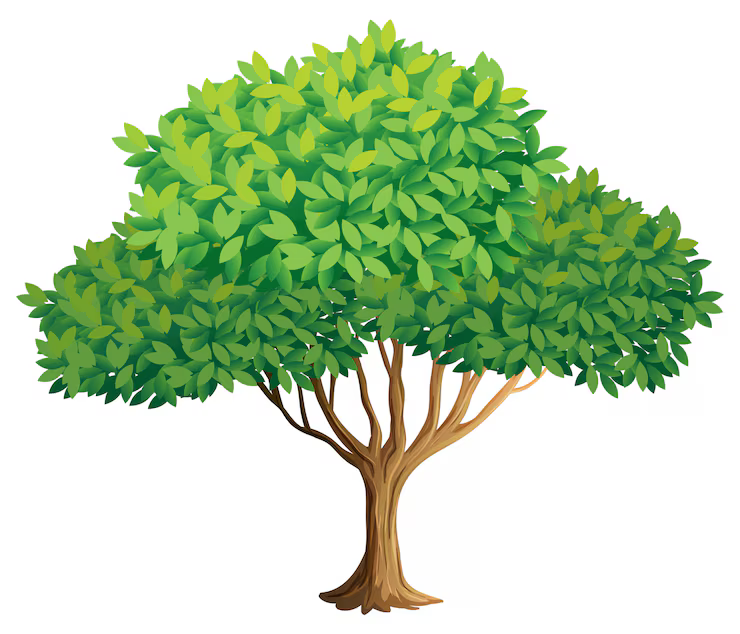
#> input picture DS&AI/SEM-2/CVT/tree_1308-36471.png, 740 x 634 px
$ jupyter execute --allow-errors color-image-processing.ipynb
#> lines starting #> are read from the running program, lines starting #| are printed output that depends on the picture
[cell 1]
import cv2
import matplotlib.pyplot as plt
import numpy as np

[cell 2]
# Display all images in subplots
fig, axes = plt.subplots(2, 2, figsize=(12, 10))

# Original grayscale
#> (the rest of this cell did not finish here and is left out)

# Full color Image processing

[cell 3]
img = cv2.imread('./tree_1308-36471.png')
#> img is the input picture: shape (634, 740, 3); mean B, G, R 178.3, 213, 189.4
img = cv2.cvtColor(img, cv2.COLOR_BGR2RGB)

# Split into RGB channels
r, g, b = cv2.split(img)
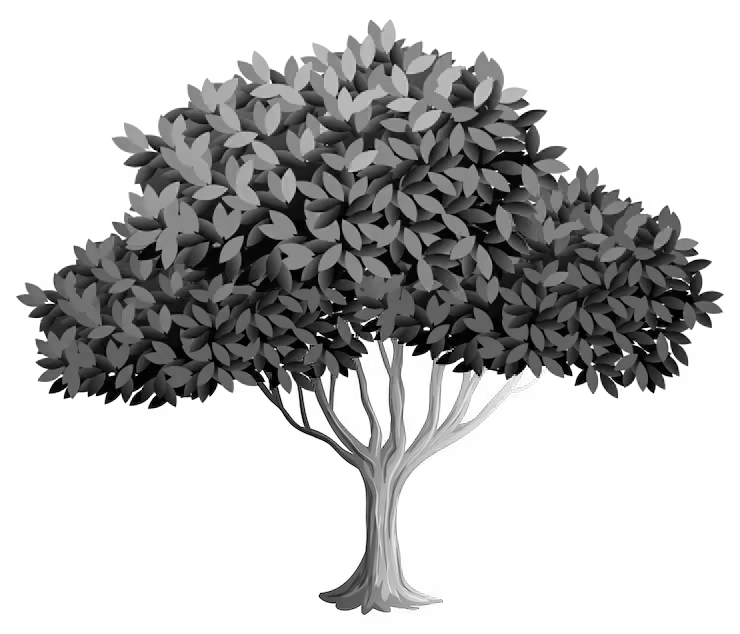
#> r: shape (634, 740); min 0, max 255, mean 189.4
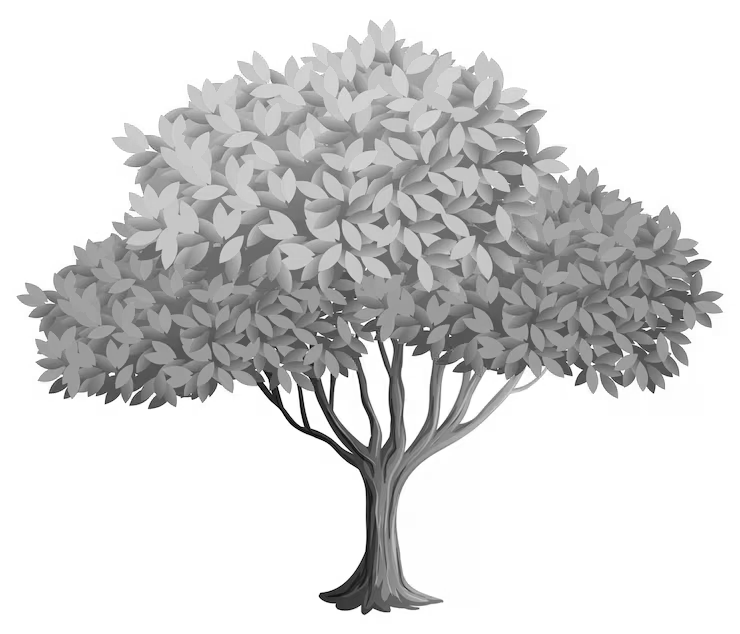
#> g: shape (634, 740); min 0, max 255, mean 213
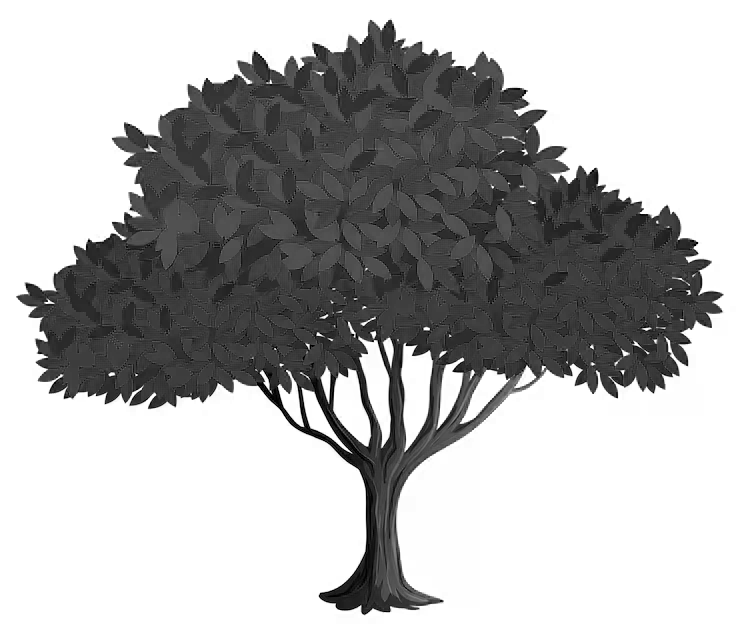
#> b: shape (634, 740); min 0, max 255, mean 178.3

# Create 2x2 subplot
fig, axes = plt.subplots(2, 2, figsize=(12, 10))

# Original color image
axes[0, 0].imshow(img)
axes[0, 0].set_title('Original Color Image')
axes[0, 0].axis('off')

# Red channel
axes[0, 1].imshow(r, cmap='gray')
axes[0, 1].set_title('Red Channel')
axes[0, 1].axis('off')

# Green channel
axes[1, 0].imshow(g, cmap='gray')
axes[1, 0].set_title('Green Channel')
axes[1, 0].axis('off')

# Blue channel
axes[1, 1].imshow(b, cmap='gray')
axes[1, 1].set_title('Blue Channel')
axes[1, 1].axis('off')

plt.tight_layout()
plt.show()
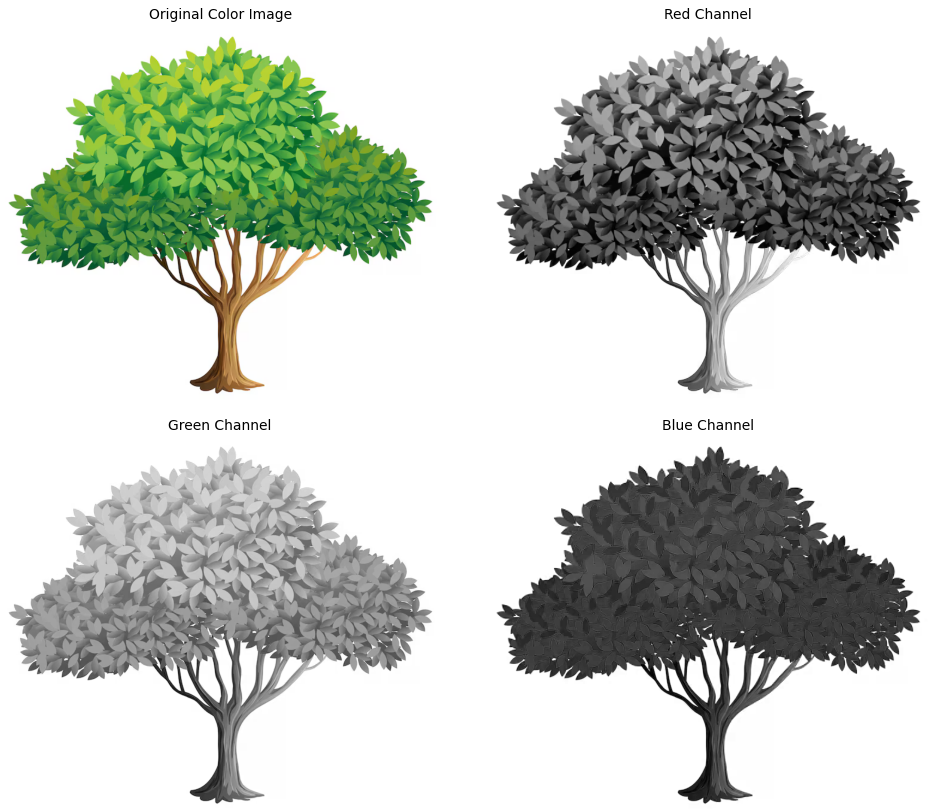
#> figure drawn by matplotlib, 4 panels

$ run again, with DS&AI/SEM-2/CVT/stick.png copied over DS&AI/SEM-2/CVT/tree_1308-36471.png
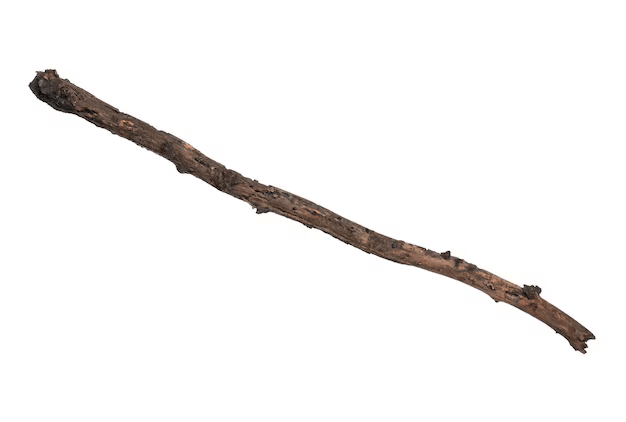
#> input picture DS&AI/SEM-2/CVT/stick.png, 626 x 422 px
#> img is the input picture: shape (422, 626, 3); mean B, G, R 244.5, 245.1, 246.2
#> `r, g, b = cv2.split(img)`:
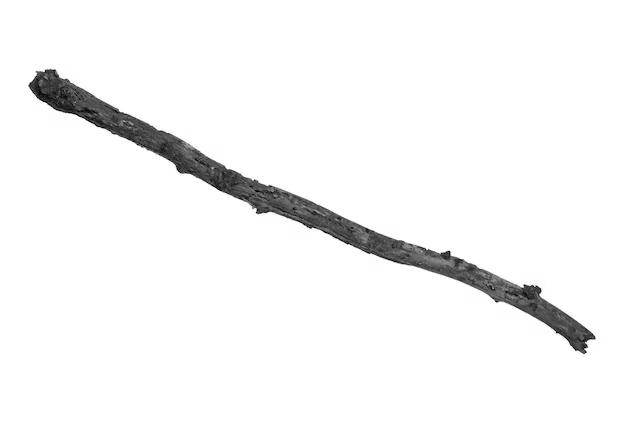
#> g: shape (422, 626); min 2, max 255, mean 245.1
#> `plt.show()`:
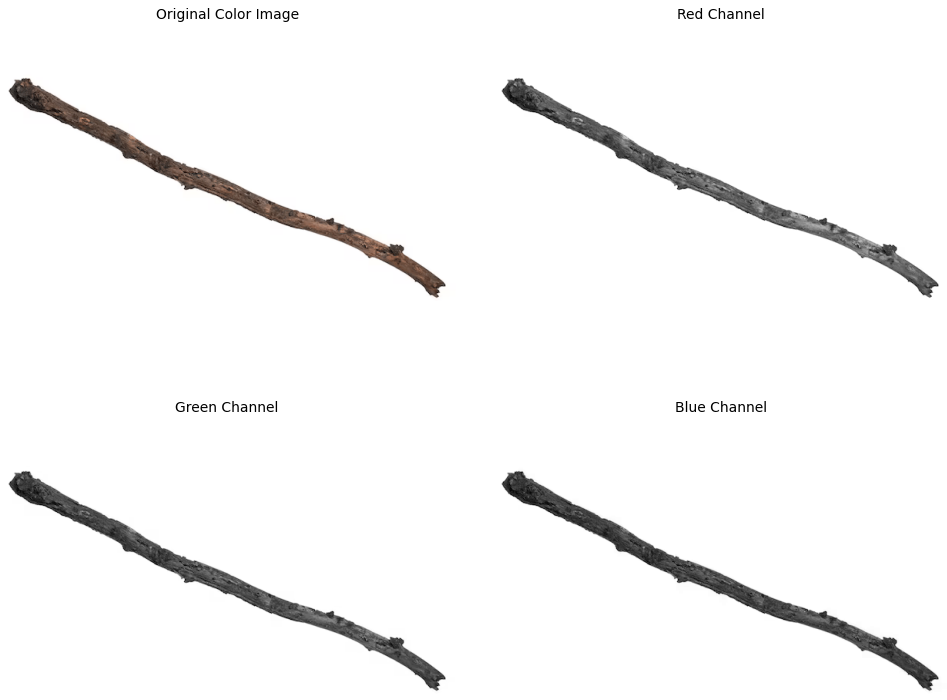
#> figure drawn by matplotlib, 4 panels
